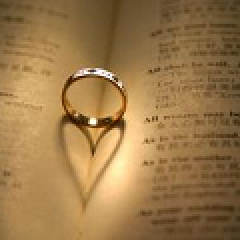
#> input picture articuly.jpg, 120 x 120 px (shown 2 times larger)
$ python '模块PIL例子.py'
#> lines starting #> are read from the running program, lines starting #| are printed output that depends on the picture
from PIL import Image
im=Image.open('articuly.jpg')
#> im is the input picture: PIL image 120x120 RGB; mean R, G, B 155.9, 120.9, 73.6
w,h=im.size
#> w = 120; h = 120
print(w,h)
#| 120 120
im.thumbnail((w//2,h//2))
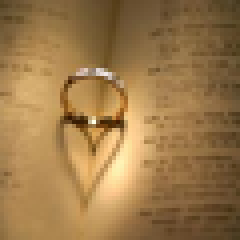
#> im: PIL image 60x60 RGB (shown 4 times larger); mean R, G, B 155.9, 120.9, 73.6
print('Resize:{0}, {1}'.format(w//2,h//2))
#| Resize:60, 60
im.save('smallarticuly.jpg','jpeg')
